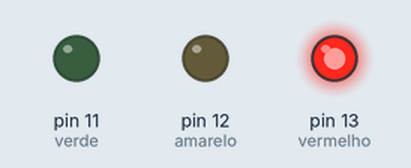
Recording of a sketch running on a simulated Arduino Uno, built with avr-gcc and run on an emulated ATmega328P. On the bench: output pins drawn as LEDs (lit = HIGH).

Above: at 1.0 s.
At 2.5 s:
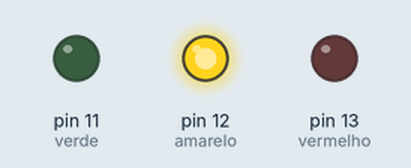
At 5.0 s:
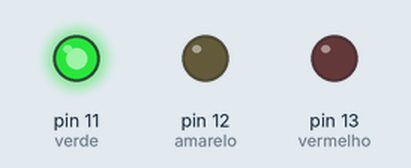
Timing chart, 0 to 9.1 s (numbered marks = the images above):
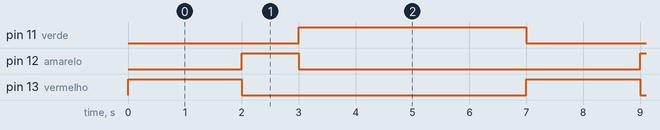

The sketch:

ex3.ino
```cpp
void setup() {
  pinMode(13,OUTPUT); //vermelho
  pinMode(12,OUTPUT); //amarelo
  pinMode(11,OUTPUT); // verde

}

int tempoAmarelo  = 1000;
int tempoVermelho = 2000;
int tempoVerde = 4000;
void loop() {
  digitalWrite(13,HIGH);
  delay(tempoVermelho);
  digitalWrite(13,LOW);
  delay(true);
  digitalWrite(12,HIGH);
  delay(tempoAmarelo);
  digitalWrite(12,LOW);
  delay(true);
  digitalWrite(11,HIGH);
  delay(tempoVerde);
  digitalWrite(11,LOW);
  delay(true);
}
```

Measured:
- by itself, pin 11 (verde): alternates HIGH for 4.0 s and LOW for 3.0 s
- by itself, pin 12 (amarelo): alternates HIGH for 1.0 s and LOW for 6.0 s
- by itself, pin 13 (vermelho): alternates HIGH for 2.0 s and LOW for 5.0 s
